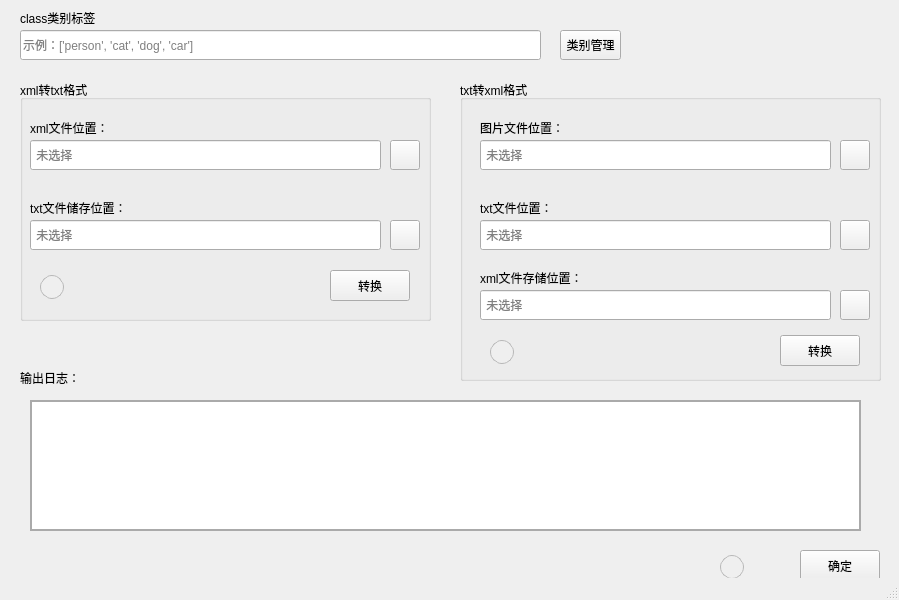
<?xml version="1.0" encoding="UTF-8"?>
<ui version="4.0">
 <class>MainWindow</class>
 <widget class="QMainWindow" name="MainWindow">
  <property name="geometry">
   <rect>
    <x>0</x>
    <y>0</y>
    <width>899</width>
    <height>600</height>
   </rect>
  </property>
  <property name="minimumSize">
   <size>
    <width>899</width>
    <height>560</height>
   </size>
  </property>
  <property name="windowTitle">
   <string>VOC-YOLO</string>
  </property>
  <property name="styleSheet">
   <string notr="true">/*            QWidget {
                background-color: white;
            }</string>
  </property>
  <widget class="QWidget" name="centralwidget">
   <widget class="QGroupBox" name="groupBox_2">
    <property name="geometry">
     <rect>
      <x>20</x>
      <y>80</y>
      <width>411</width>
      <height>241</height>
     </rect>
    </property>
    <property name="title">
     <string>xml转txt格式</string>
    </property>
    <widget class="QPushButton" name="pushButton_2">
     <property name="geometry">
      <rect>
       <x>370</x>
       <y>140</y>
       <width>30</width>
       <height>30</height>
      </rect>
     </property>
     <property name="text">
      <string/>
     </property>
     <property name="icon">
      <iconset theme="folder-open"/>
     </property>
    </widget>
    <widget class="QLineEdit" name="lineEdit_2">
     <property name="geometry">
      <rect>
       <x>10</x>
       <y>140</y>
       <width>351</width>
       <height>30</height>
      </rect>
     </property>
     <property name="placeholderText">
      <string> 未选择</string>
     </property>
    </widget>
    <widget class="QLineEdit" name="lineEdit_1">
     <property name="geometry">
      <rect>
       <x>10</x>
       <y>60</y>
       <width>351</width>
       <height>30</height>
      </rect>
     </property>
     <property name="placeholderText">
      <string> 未选择</string>
     </property>
    </widget>
    <widget class="QLabel" name="label_6">
     <property name="geometry">
      <rect>
       <x>10</x>
       <y>120</y>
       <width>131</width>
       <height>16</height>
      </rect>
     </property>
     <property name="text">
      <string>txt文件储存位置：</string>
     </property>
    </widget>
    <widget class="QPushButton" name="pushButton_1">
     <property name="geometry">
      <rect>
       <x>370</x>
       <y>60</y>
       <width>30</width>
       <height>30</height>
      </rect>
     </property>
     <property name="text">
      <string/>
     </property>
     <property name="icon">
      <iconset theme="folder-open"/>
     </property>
    </widget>
    <widget class="QLabel" name="label_5">
     <property name="geometry">
      <rect>
       <x>10</x>
       <y>40</y>
       <width>101</width>
       <height>16</height>
      </rect>
     </property>
     <property name="text">
      <string>xml文件位置：</string>
     </property>
    </widget>
    <widget class="QPushButton" name="pushButton_start_1">
     <property name="geometry">
      <rect>
       <x>310</x>
       <y>190</y>
       <width>80</width>
       <height>31</height>
      </rect>
     </property>
     <property name="text">
      <string>转换</string>
     </property>
    </widget>
    <widget class="QPushButton" name="pushButton_help_2">
     <property name="geometry">
      <rect>
       <x>20</x>
       <y>195</y>
       <width>24</width>
       <height>24</height>
      </rect>
     </property>
     <property name="styleSheet">
      <string notr="true">QPushButton {
    border: 1px solid palette(mid);
    border-radius: 12px;
    color: palette(button-text);
    background: palette(button);
}

QPushButton:pressed {
    background: #f3f3f3
}
</string>
     </property>
     <property name="text">
      <string/>
     </property>
     <property name="icon">
      <iconset theme="help-browser"/>
     </property>
    </widget>
   </widget>
   <widget class="QPushButton" name="pushButton_quit">
    <property name="geometry">
     <rect>
      <x>800</x>
      <y>550</y>
      <width>80</width>
      <height>31</height>
     </rect>
    </property>
    <property name="text">
     <string>确定</string>
    </property>
   </widget>
   <widget class="QPushButton" name="pushButton_help">
    <property name="geometry">
     <rect>
      <x>720</x>
      <y>555</y>
      <width>24</width>
      <height>24</height>
     </rect>
    </property>
    <property name="styleSheet">
     <string notr="true">QPushButton {
    border: 1px solid palette(mid);
    border-radius: 12px;
    color: palette(button-text);
    background: palette(button);
}

QPushButton:pressed {
    background: #f3f3f3
}
</string>
    </property>
    <property name="text">
     <string/>
    </property>
    <property name="icon">
     <iconset theme="help-browser"/>
    </property>
   </widget>
   <widget class="QLineEdit" name="lineEdit">
    <property name="geometry">
     <rect>
      <x>20</x>
      <y>30</y>
      <width>521</width>
      <height>30</height>
     </rect>
    </property>
    <property name="readOnly">
     <bool>true</bool>
    </property>
    <property name="placeholderText">
     <string>示例：['person', 'cat', 'dog', 'car']</string>
    </property>
   </widget>
   <widget class="QTextEdit" name="textEdit_2">
    <property name="geometry">
     <rect>
      <x>30</x>
      <y>400</y>
      <width>831</width>
      <height>131</height>
     </rect>
    </property>
    <property name="styleSheet">
     <string notr="true">
/*QTextEdit {
			color: gray
            }     */

QTextEdit {
                border: 2px solid #aaa;

                background-color: white;
                padding: 5px;

                box-shadow: 0px 4px 6px rgba(0, 0, 0, 0.1);
            }</string>
    </property>
    <property name="readOnly">
     <bool>true</bool>
    </property>
   </widget>
   <widget class="QLabel" name="label_4">
    <property name="geometry">
     <rect>
      <x>20</x>
      <y>370</y>
      <width>61</width>
      <height>16</height>
     </rect>
    </property>
    <property name="text">
     <string>输出日志：</string>
    </property>
   </widget>
   <widget class="QLabel" name="label_7">
    <property name="geometry">
     <rect>
      <x>20</x>
      <y>10</y>
      <width>91</width>
      <height>16</height>
     </rect>
    </property>
    <property name="text">
     <string>class类别标签</string>
    </property>
   </widget>
   <widget class="QPushButton" name="pushButton_class">
    <property name="geometry">
     <rect>
      <x>560</x>
      <y>30</y>
      <width>61</width>
      <height>30</height>
     </rect>
    </property>
    <property name="text">
     <string>类别管理</string>
    </property>
   </widget>
   <widget class="QGroupBox" name="groupBox_3">
    <property name="geometry">
     <rect>
      <x>460</x>
      <y>80</y>
      <width>421</width>
      <height>301</height>
     </rect>
    </property>
    <property name="title">
     <string>txt转xml格式</string>
    </property>
    <widget class="QLabel" name="label_13">
     <property name="geometry">
      <rect>
       <x>20</x>
       <y>190</y>
       <width>121</width>
       <height>16</height>
      </rect>
     </property>
     <property name="text">
      <string>xml文件存储位置：</string>
     </property>
    </widget>
    <widget class="QLineEdit" name="lineEdit_5">
     <property name="geometry">
      <rect>
       <x>20</x>
       <y>210</y>
       <width>351</width>
       <height>30</height>
      </rect>
     </property>
     <property name="placeholderText">
      <string> 未选择</string>
     </property>
    </widget>
    <widget class="QLabel" name="label_14">
     <property name="geometry">
      <rect>
       <x>20</x>
       <y>120</y>
       <width>101</width>
       <height>16</height>
      </rect>
     </property>
     <property name="text">
      <string>txt文件位置：</string>
     </property>
    </widget>
    <widget class="QLineEdit" name="lineEdit_4">
     <property name="geometry">
      <rect>
       <x>20</x>
       <y>140</y>
       <width>351</width>
       <height>30</height>
      </rect>
     </property>
     <property name="placeholderText">
      <string> 未选择</string>
     </property>
    </widget>
    <widget class="QPushButton" name="pushButton_4">
     <property name="geometry">
      <rect>
       <x>380</x>
       <y>140</y>
       <width>30</width>
       <height>30</height>
      </rect>
     </property>
     <property name="text">
      <string/>
     </property>
     <property name="icon">
      <iconset theme="folder-open"/>
     </property>
    </widget>
    <widget class="QPushButton" name="pushButton_5">
     <property name="geometry">
      <rect>
       <x>380</x>
       <y>210</y>
       <width>30</width>
       <height>30</height>
      </rect>
     </property>
     <property name="text">
      <string/>
     </property>
     <property name="icon">
      <iconset theme="folder-open"/>
     </property>
    </widget>
    <widget class="QLabel" name="label_16">
     <property name="geometry">
      <rect>
       <x>20</x>
       <y>40</y>
       <width>101</width>
       <height>16</height>
      </rect>
     </property>
     <property name="text">
      <string>图片文件位置：</string>
     </property>
    </widget>
    <widget class="QLineEdit" name="lineEdit_3">
     <property name="geometry">
      <rect>
       <x>20</x>
       <y>60</y>
       <width>351</width>
       <height>30</height>
      </rect>
     </property>
     <property name="placeholderText">
      <string> 未选择</string>
     </property>
    </widget>
    <widget class="QPushButton" name="pushButton_3">
     <property name="geometry">
      <rect>
       <x>380</x>
       <y>60</y>
       <width>30</width>
       <height>30</height>
      </rect>
     </property>
     <property name="text">
      <string/>
     </property>
     <property name="icon">
      <iconset theme="emblem-photos"/>
     </property>
    </widget>
    <widget class="QPushButton" name="pushButton_start_2">
     <property name="geometry">
      <rect>
       <x>320</x>
       <y>255</y>
       <width>80</width>
       <height>31</height>
      </rect>
     </property>
     <property name="text">
      <string>转换</string>
     </property>
    </widget>
    <widget class="QPushButton" name="pushButton_help_3">
     <property name="geometry">
      <rect>
       <x>30</x>
       <y>260</y>
       <width>24</width>
       <height>24</height>
      </rect>
     </property>
     <property name="styleSheet">
      <string notr="true">QPushButton {
    border: 1px solid palette(mid);
    border-radius: 12px;
    color: palette(button-text);
    background: palette(button);
}

QPushButton:pressed {
    background: #f3f3f3
}
</string>
     </property>
     <property name="text">
      <string/>
     </property>
     <property name="icon">
      <iconset theme="help-browser"/>
     </property>
    </widget>
   </widget>
  </widget>
  <widget class="QMenuBar" name="menubar">
   <property name="geometry">
    <rect>
     <x>0</x>
     <y>0</y>
     <width>899</width>
     <height>33</height>
    </rect>
   </property>
  </widget>
  <widget class="QStatusBar" name="statusbar"/>
 </widget>
 <resources/>
 <connections/>
</ui>
